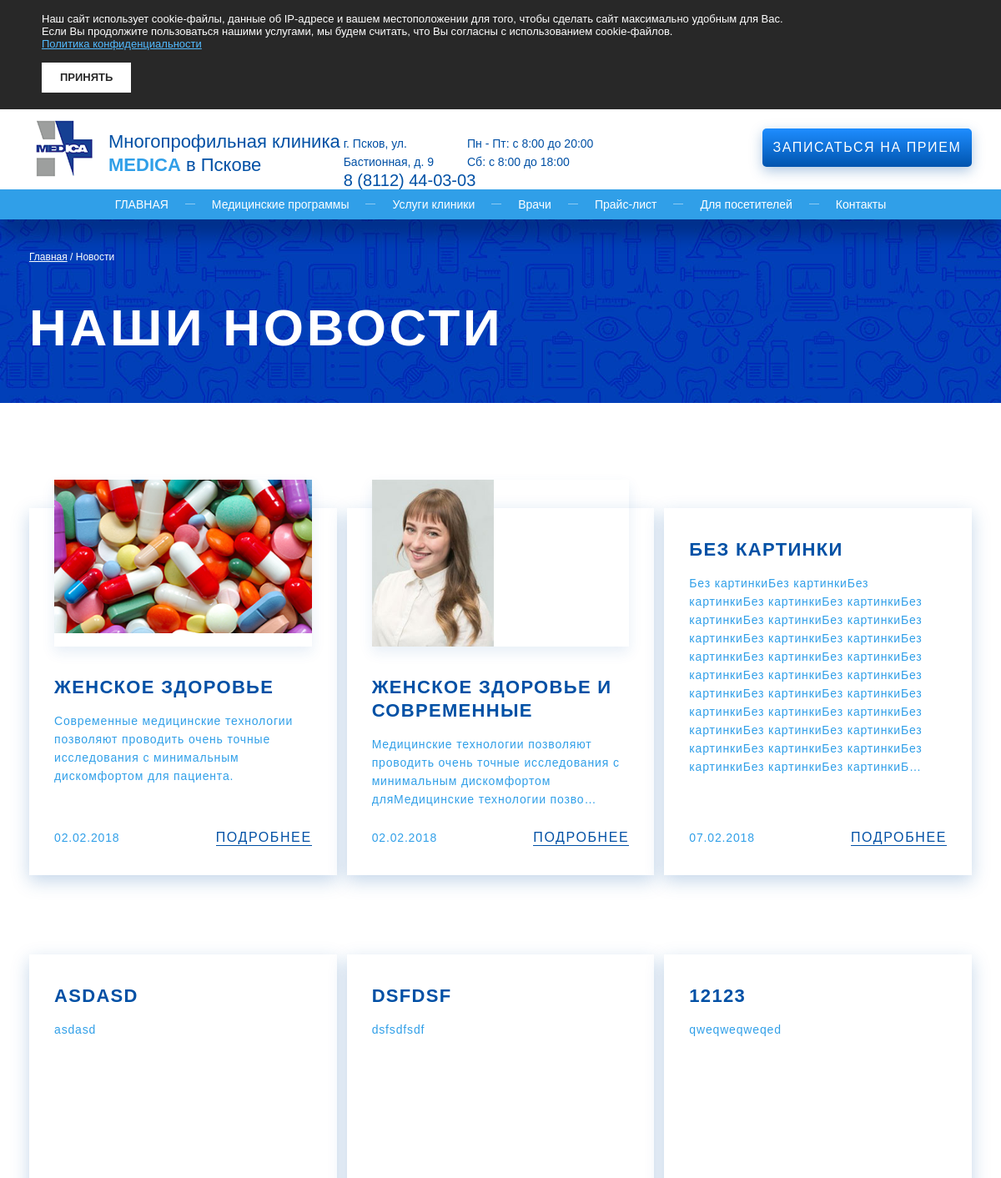
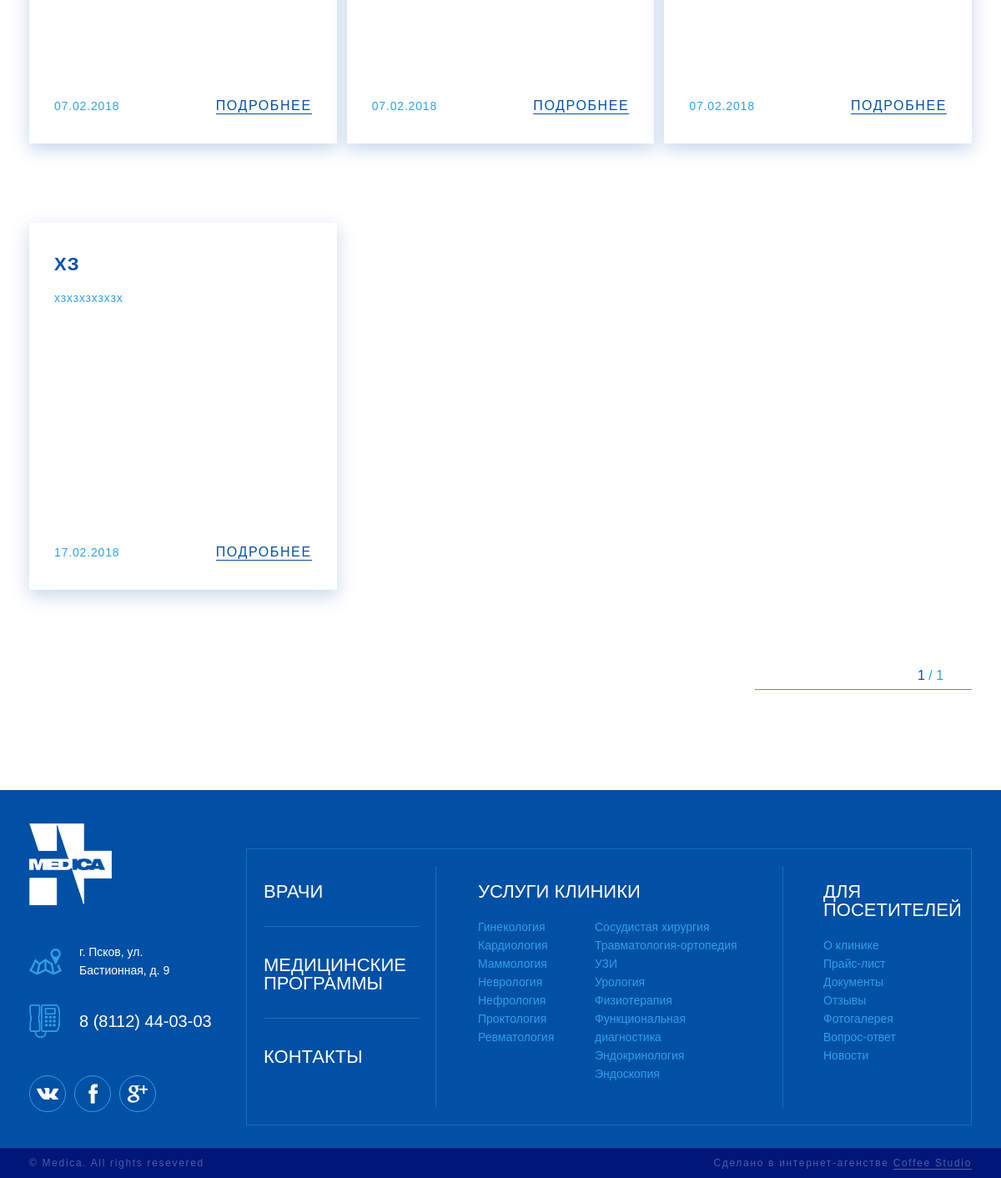
Page /news/ on the committed database (2 pictures, top to bottom).
### news/models.py (models this page shows, shortened)
class NewsImage(models.Model):
    news = models.ForeignKey('News', blank=True, null=True, default=None, on_delete=models.CASCADE)
    image = models.ImageField(upload_to='news_images/')
    is_main = models.BooleanField(default=False)
    is_active = models.BooleanField(default=True)
    class Meta:
        verbose_name = 'Картинка'
        verbose_name_plural = 'Картинки новостей'

class News(models.Model):
    title = models.CharField(max_length=64, blank=False, null=False, default=None)
    preview = models.TextField(blank=True, null=False, default=None)
    date = models.DateTimeField(auto_now_add=True, auto_now=False)
    class Meta:
        verbose_name = 'Новость'
        verbose_name_plural = 'Новости'
    def get_image(self):
        return self.newsimage_set.filter(is_active=True, is_main=True)

### news/views.py (the view)
# urls.py: url(r'^', include('news.urls')),
def news(request):
    news_set = News.objects.all().order_by('date')
    paginator = Paginator(news_set, 6, orphans=3)
    page = request.GET.get('page')
    try:
        articles = paginator.page(page)
    except PageNotAnInteger:
        articles = paginator.page(1)
    except EmptyPage:
        articles = paginator.page(paginator.num_pages)
    return render(request, 'news.html', {"articles": articles})

### templates/news.html (shortened to what this page needs)
<!DOCTYPE html>
{% load static %}
<html lang="ru" itemscope itemtype="http://schema.org/WebPage">
<head>
  <link href="{% static 'css/plugins.min.css' %}" rel="stylesheet">
  <link href="{% static 'css/styles.min.css' %}" rel="stylesheet">
</head>
<body>
  <div id="cookie-policy-info" class="cookie-policy" role="alert">
    <div class="wrapper">
      <noindex>
        <p>Наш сайт использует cookie-файлы, данные об IP-адресе и вашем местоположении для того, чтобы сделать сайт максимально удобным для Вас.</p>
        <p>Если Вы продолжите пользоваться нашими услугами, мы будем считать, что Вы согласны с использованием cookie-файлов.</p>
        <p><a href="/policy/">Политика конфиденциальности</a></p>
        <p>&nbsp;</p>
        <button id="cookie-policy-btn" class="cookie-policy-button" type="button"><span>Принять</span></button>
      </noindex>
    </div>
  </div>
  <div class="container">
    <div class="content">
      <header class="header">
        <div class="wrapper">
          <div class="clr">
            <div class="logotype">
              <a href="/" title="Многопрофильная клиника MEDICA в Пскове">
                <span><img src="{% static 'images/logotype.png' %}" alt="Многопрофильная клиника MEDICA в Пскове"></span>
                <span>Многопрофильная клиника <b>MEDICA</b> в Пскове</span>
              </a>
            </div>
            <div class="header-contacts">
              <ul>
                <li class="address">г. Псков, ул. <br> Бастионная, д. 9</li>
                <li class="work-time">
                  <p>Пн - Пт: с 8:00 до 20:00</p>
                  <p>Сб: с 8:00 до 18:00</p>
                </li>
                <li class="phone">
                  <a href="tel:8 (8112) 44-03-03">8 (8112) 44-03-03</a>
                </li>
              </ul>
            </div>
            <div class="get-call">
              <a href="#get-call" class="btn" data-modal><span>Записаться на прием</span></a>
            </div>
          </div>
        </div>
      </header>
      <nav class="nav" role="navigation">
        <div class="wrapper">
          <ul>
            <li><a href="/">Главная</a></li>
            <li><a href="#0">Медицинские программы</a></li>
            <li><a href="services.html">Услуги клиники</a></li>
            <li><a href="doctors.html">Врачи</a></li>
            <li><a href="#0">Прайс-лист</a></li>
            <li><a href="#0">Для посетителей</a></li>
            <li><a href="contacts.html">Контакты</a></li>
          </ul>
        </div>
      </nav>
      <div class="page-heading">
        <div class="wrapper">
          <div class="breadcrumbs" itemprop="breadcrumb">
            <a href="/">Главная</a> <span>/</span> Новости
          </div>
          <div class="heading" role="heading">
            <h1>наши новости</h1>
          </div>
        </div>
      </div>
      <div class="news">
        <div class="wrapper">
          <div class="news-list">
            <div class="clr">
              {% for news in articles %}
              {% if news.get_image %}
              <div class="news-block">
                <div class="content">
                  {% for image in news.get_image %}
                  <div class="img">
                    <a href="{% url 'text_page' news.id %}">
                      <img src="{{ image.image.url }}" alt="">
                    </a>
                  </div>
                    {% endfor %}
                  <div class="title">
                    <a href="{% url 'text_page' news.id %}">{{ news.title }}</a>
                  </div>
                  <div class="story">
                    <p>{{ news.preview|truncatechars_html:128 }}</p>
                  </div>
                  <div class="news-block-bottom">
                    <div class="date">{{ news.date|date:"d.m.Y" }}</div>
                    <div class="more">
                      <a href="{% url 'text_page' news.id %}">Подробнее</a>
                    </div>
                  </div>
                </div>
              </div>
              {% else %}
              <div class="news-block without-img">
                <div class="content">
                  <div class="title">
                    <a href="text-page.html">{{ news.title }}</a>
                  </div>
                  <div class="story">
                    <p>{{ news.preview|truncatechars_html:386 }}</p>
                  </div>
                  <div class="news-block-bottom">
                    <div class="date">{{ news.date|date:"d.m.Y" }}</div>
                    <div class="more">
                      <a href="text-page.html">Подробнее</a>
                    </div>
                  </div>
                </div>
              </div>
              {% endif %}
              {% endfor %}
            </div>
            <div class="pagination">
              <div class="right">
                <div class="pagination-num"><span>{{ articles.number }}</span> / {{ articles.paginator.num_pages }}</div>
              </div>
            </div>
          </div>
        </div>
      </div>
    </div>
    <footer class="footer">
      <div class="wrapper">
        <div class="clr">
          <div class="footer-left">
            <div class="logotype">
              <a href="/" title="Многопрофильная клиника MEDICA в Пскове">
                <span><img src="{% static 'images/logotype-white.png' %}" alt="Многопрофильная клиника MEDICA в Пскове"></span>
              </a>
            </div>
            <address>г. Псков, ул. <br> Бастионная, д. 9</address>
            <div class="phone">
              <a href="tel:88112440303">8 (8112) 44-03-03</a>
            </div>
            <ul class="social">
              <li>
                <a href="#0" target="_blank"><img src="{% static 'images/vk-icon.png' %}" alt="VK.com"></a>
              </li>
              <li>
                <a href="#0" target="_blank"><img src="{% static 'images/fb-icon.png' %}" alt="Facebook"></a>
              </li>
              <li>
                <a href="#0" target="_blank"><img src="{% static 'images/gp-icon.png' %}" alt="Google+"></a>
              </li>
            </ul>
          </div>
          <div class="footer-right">
            <div class="footer-links">
              <div class="clr">
                <ul class="left">
                  <li><a href="#0">Врачи</a></li>
                  <li><a href="#0">Медицинские программы</a></li>
                  <li><a href="#0">Контакты</a></li>
                </ul>
                <ul class="center">
                  <li>
                    <a href="#0">Услуги клиники</a>
                    <div class="row clr">
                      <ul>
                        <li><a href="#0">Гинекология</a></li>
                        <li><a href="#0">Кардиология</a></li>
                        <li><a href="#0">Маммология</a></li>
                        <li><a href="#0">Неврология</a></li>
                        <li><a href="#0">Нефрология</a></li>
                        <li><a href="#0">Проктология</a></li>
                        <li><a href="#0">Ревматология</a></li>
                      </ul>
                      <ul>
                        <li><a href="#0">Сосудистая хирургия</a></li>
                        <li><a href="#0">Травматология-ортопедия</a></li>
                        <li><a href="#0">УЗИ</a></li>
                        <li><a href="#0">Урология</a></li>
                        <li><a href="#0">Физиотерапия</a></li>
                        <li><a href="#0">Функциональная диагностика</a></li>
                        <li><a href="#0">Эндокринология</a></li>
                        <li><a href="#0">Эндоскопия</a></li>
                      </ul>
                    </div>
                  </li>
                </ul>
                <ul class="right">
                  <li>
                    <a href="#0">Для посетителей</a>
                    <div class="row clr">
                      <ul>
                        <li><a href="#0">О клинике</a></li>
                        <li><a href="#0">Прайс-лист</a></li>
                        <li><a href="#0">Документы</a></li>
                        <li><a href="#0">Отзывы</a></li>
                        <li><a href="#0">Фотогалерея</a></li>
                        <li><a href="#0">Вопрос-ответ</a></li>
                        <li><a href="#0">Новости</a></li>
                      </ul>
                    </div>
                  </li>
                </ul>
              </div>
            </div>
          </div>
        </div>
      </div>
      <div class="footer-line">
        <div class="wrapper">
          <div class="clr">
            <div class="copyright">&copy; Medica. All rights resevered</div>
            <div class="coffee">
              <a href="https://www.coffeestudio.ru/" target="_blank">Сделано в интернет-агенстве <span>Coffee Studio</span></a>
            </div>
          </div>
        </div>
      </div>
    </footer>
  </div>
</body>
</html>

### rows in the picture
News: title "ЖЕНСКОЕ ЗДОРОВЬЕ", preview "Современные медицинские технологии позволяют проводить очень точные исследования с минимальным дискомфортом для пациента.", date "02.02.2018"
NewsImage: image (picture)
News: title "ЖЕНСКОЕ ЗДОРОВЬЕ И СОВРЕМЕННЫЕ…", preview "Медицинские технологии позволяют проводить очень точные исследования с минимальным дискомфортом дляМедицинские технологии позво…", date "02.02.2018"
NewsImage: image (picture)
News: title "БЕЗ КАРТИНКИ", preview "Без картинкиБез картинкиБез картинкиБез картинкиБез картинкиБез картинкиБез картинкиБез картинкиБез картинкиБез картинкиБез картинкиБез картинкиБез картинкиБез картинкиБез картинкиБез картинкиБез картинкиБез картинкиБез картинкиБез картинкиБез картинкиБез картинкиБез картинкиБез картинкиБез картинкиБез картинкиБез картинкиБез картинкиБез картинкиБез картинкиБез картинкиБез картинкиБ…", date "07.02.2018"
News: title "ASDASD", preview "asdasd", date "07.02.2018"
News: title "DSFDSF", preview "dsfsdfsdf", date "07.02.2018"
News: title "12123", preview "qweqweqweqed", date "07.02.2018"
News: title "ХЗ", preview "хзхзхзхзхзх", date "17.02.2018"

### other values in the picture
{{ articles.number }} "1"
{{ articles.paginator.num_pages }} "1"
